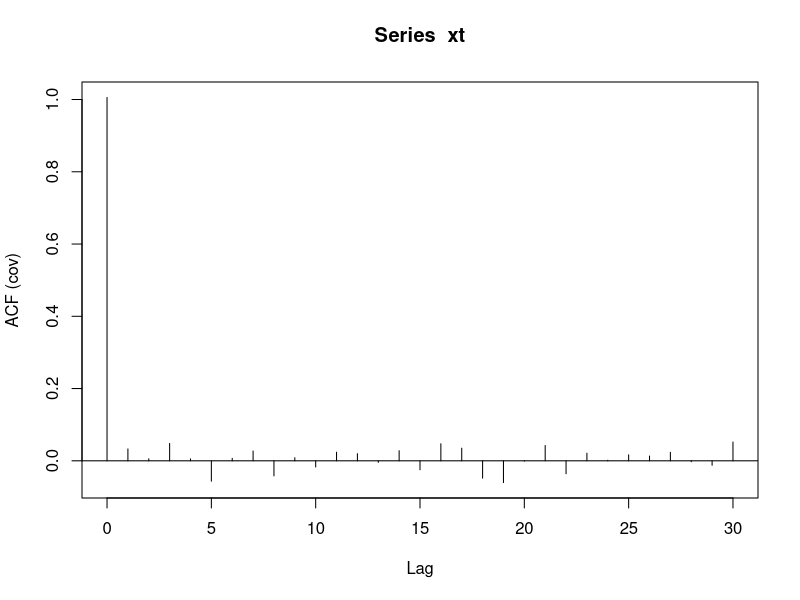
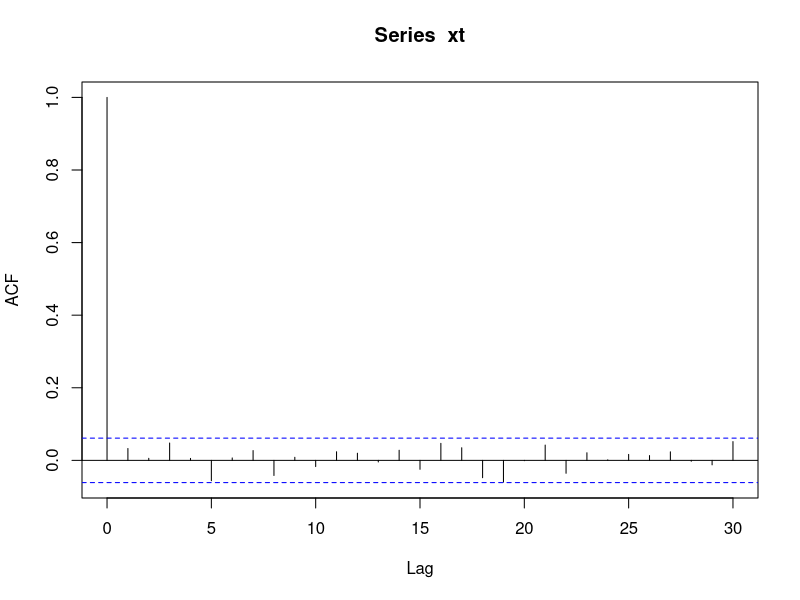
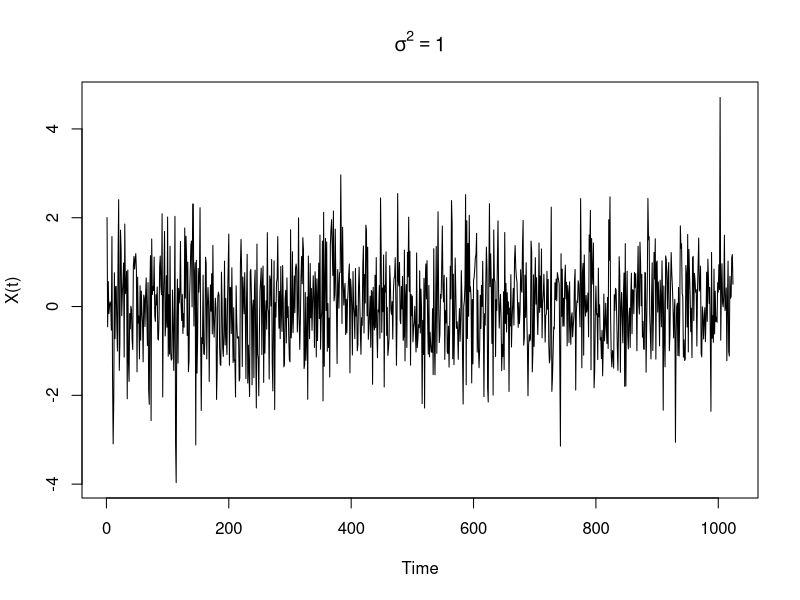
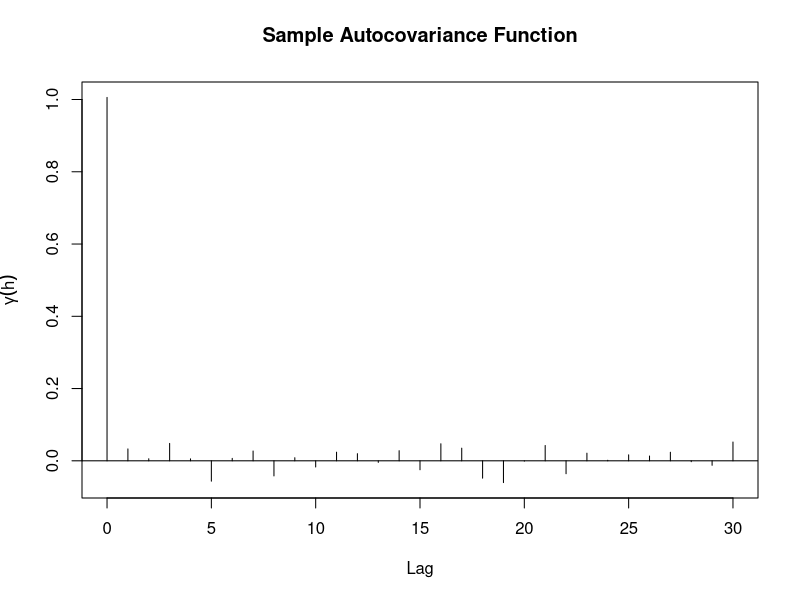
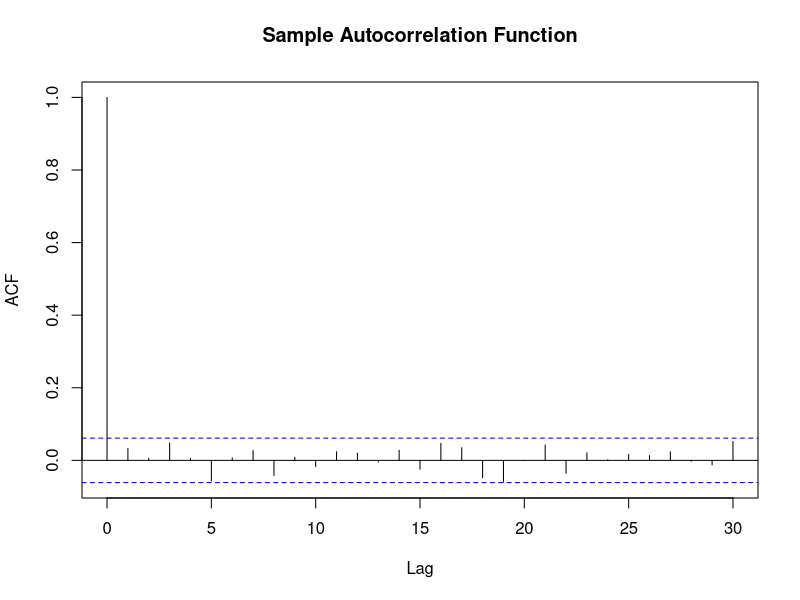
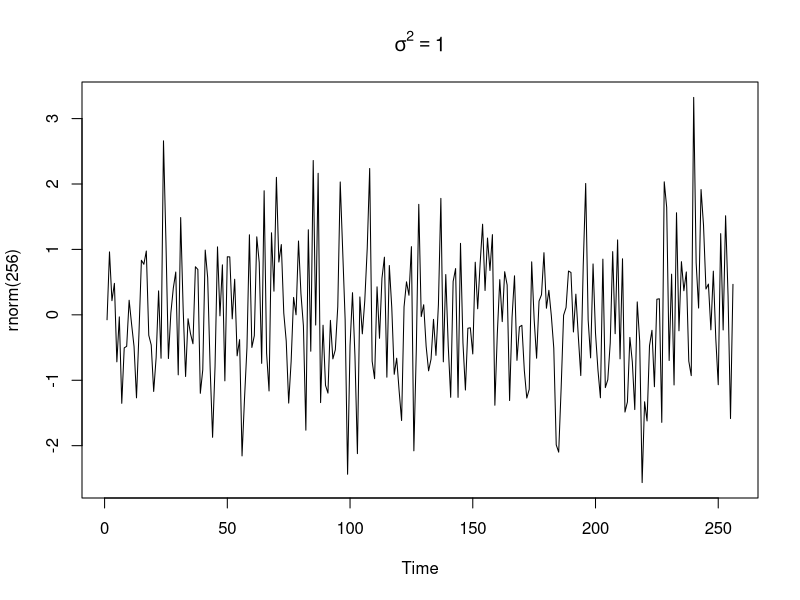
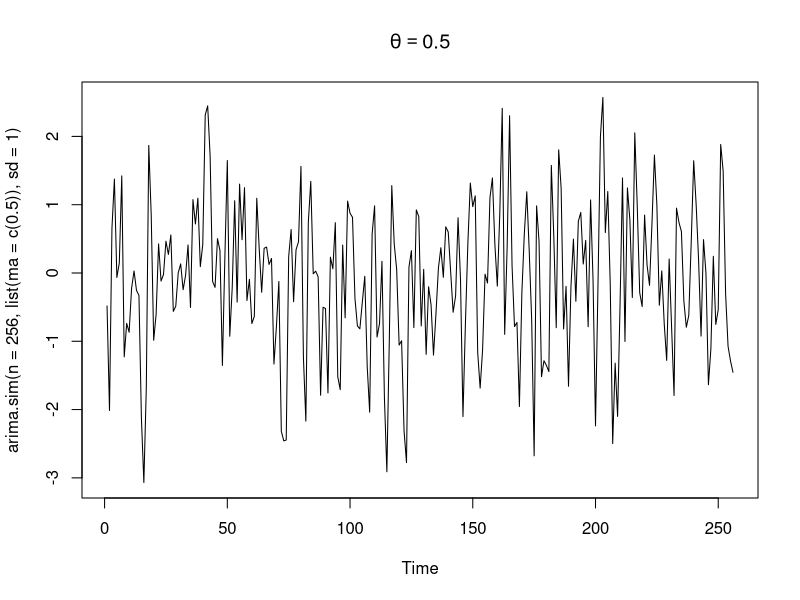
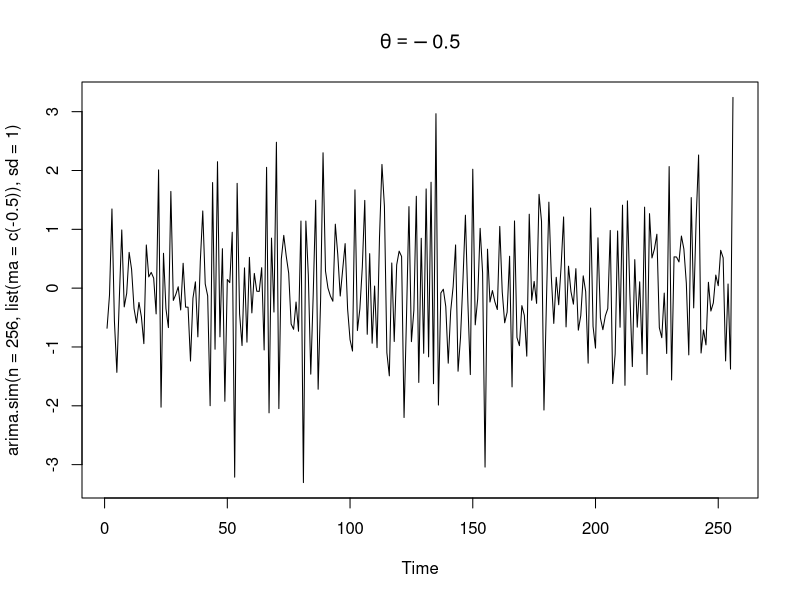

The R script that drew these images, in order:
################# Spectral Analysis of Time Series ############

###############
## LECTURE 1 ##
###############

# White noise
xt <- rnorm(1024)
gamma <- acf(xt, type = "covariance")
rho <- acf(xt, type = "correlation")
plot.ts(xt, main = expression(sigma^2==1), ylab = "X(t)")

plot(gamma, main = "Sample Autocovariance Function", ylab = expression(gamma(h)))
plot(rho,main = "Sample Autocorrelation Function")

# X_{t} = Z_{t}
plot.ts(rnorm(256), main = expression(sigma^2==1))
# MA(1)  X_{t} = Z_{t} + theta_{1} * Z_{t-1}
plot.ts(arima.sim(n = 256, list(ma = c(0.5)), sd = 1),
                  main = as.expression(expression(theta==0.5)))
plot.ts(arima.sim(n = 256, list(ma = c(-0.5)), sd = 1),
        main = as.expression(expression(theta==-0.5)))


# MA(1)
xt <- arima.sim(n = 256, list(ma = c(0.5)), sd = 1)
plot.ts(xt) 
gamma <- acf(xt, type = "covariance", main = expression(theta==0.5),
             ylab = expression(gamma(h)))
rho <- acf(xt, type = "correlation")
plot(gamma,main = "Sample Autocovariance Function")
plot(rho,main = "Sample Autocorrelation Function")



